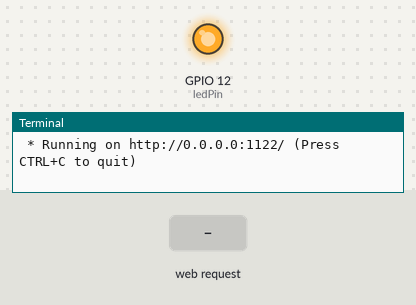
The program below on a simulated Raspberry Pi (BCM pin numbers). On the bench: output pins drawn as LEDs (lit = HIGH), the last lines printed to the terminal. The inputs (shaded band) are chosen by the test bench. The clock reads 2024-03-15 10:24:30 at power-on unless the program sets it.

Above: at 1.2 s.
1.3 s: HTTP request for /led/on received
At 2.7 s:
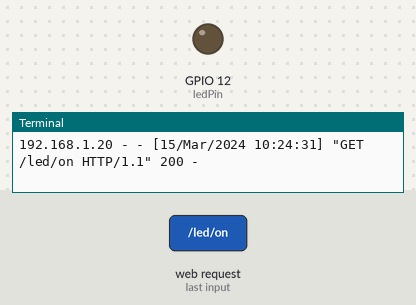
4.3 s: HTTP request for /led/off received
At 5.0 s:
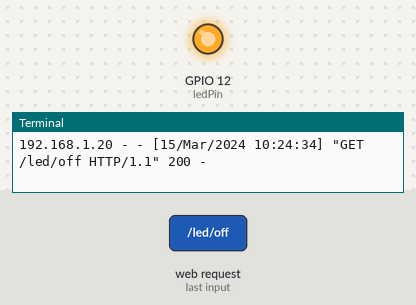
Timing chart, 0 to 7.3 s (numbered marks = the images above; inputs shaded):
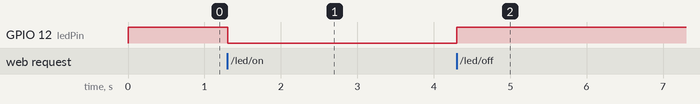

Measured:
- after the input at 1.3 s, GPIO 12 (ledPin): HIGH → LOW at once
- after the input at 4.3 s, GPIO 12 (ledPin): LOW → HIGH at once

The program:

ledCont.py
```python
from flask import Flask, request,  render_template
import RPi.GPIO as GPIO

app = Flask(__name__)

ledPin = 12
GPIO.setmode(GPIO.BCM)
GPIO.setup(ledPin, GPIO.OUT, initial=GPIO.HIGH)

@app.route("/")
def home():
    return render_template("button.html")

@app.route("/led/on")
def led_on():
    try:
        GPIO.output(ledPin, GPIO.LOW)
        return "ok"
    except expression as identifier:
        return "fail"


@app.route("/led/off")
def led_off():
    try:
        GPIO.output(ledPin, GPIO.HIGH)
        return "ok"
    except expression as identifier:
        return "fail"


if __name__ == "__main__":
        app.run(host='0.0.0.0', port='1122', debug=True)
```
